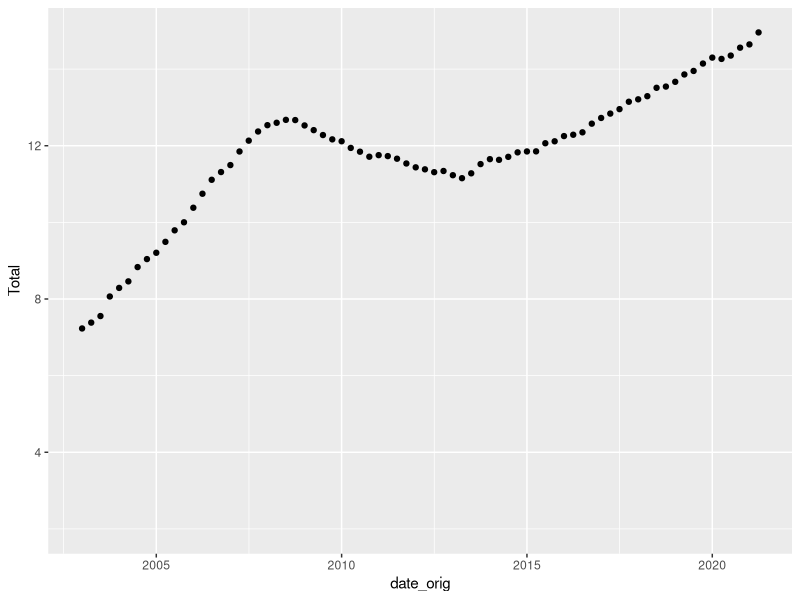
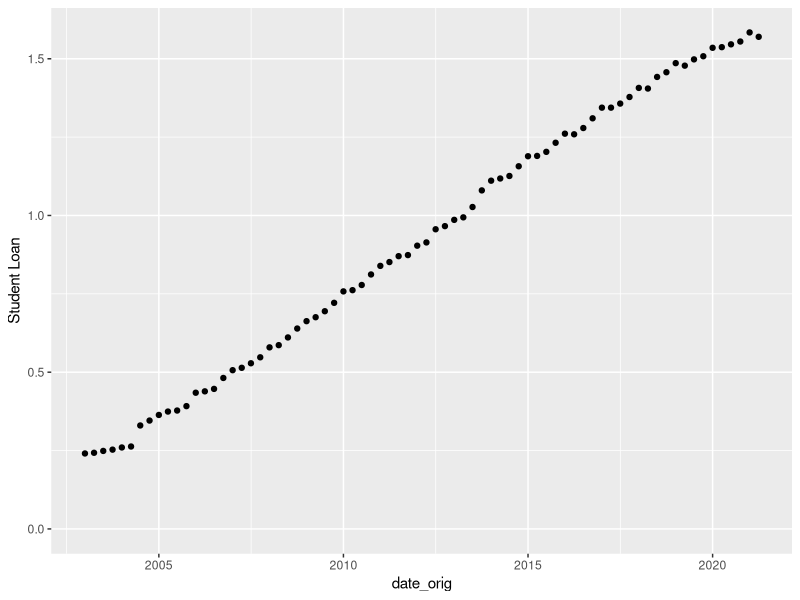
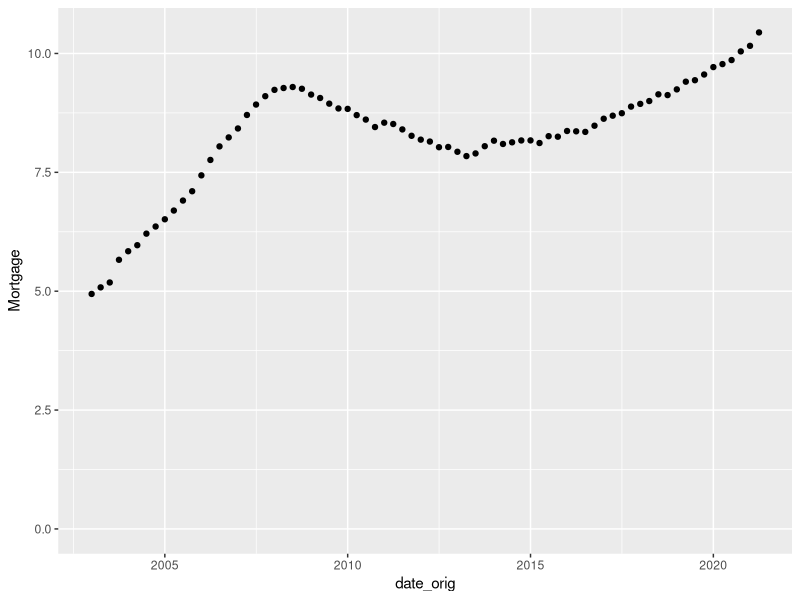
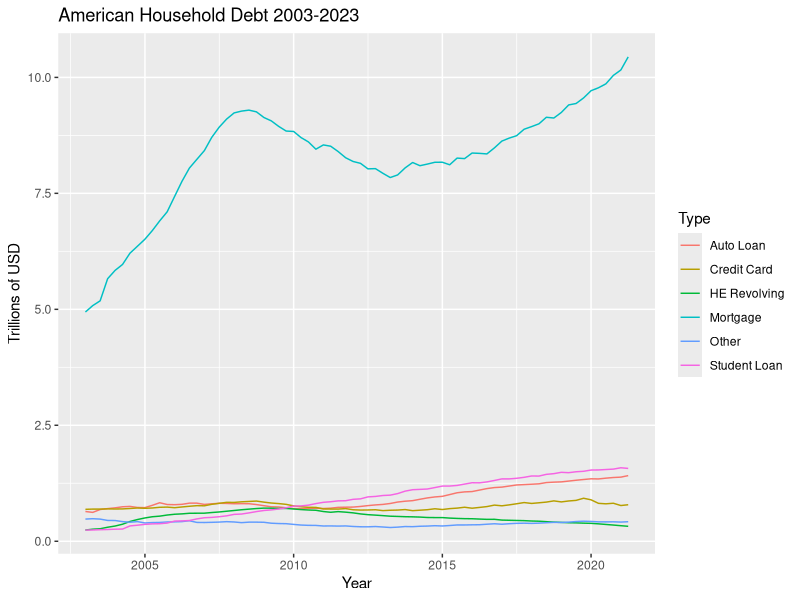
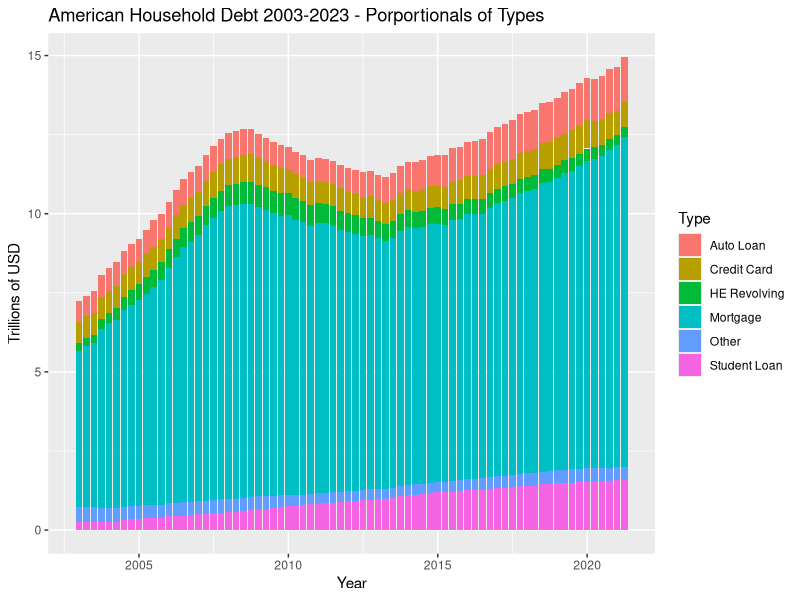

The R source for these figures, in order:
## ---- chunk 1
#| label: setup
#| warning: false
#| message: false

library(tidyverse)
library(ggplot2)
library(readxl)
library(lubridate)

knitr::opts_chunk$set(echo = TRUE, warning=FALSE, message=FALSE)
## ---- chunk 2
debt_orig<-read_excel("_data/debt_in_trillions.xlsx")
## ---- chunk 3
#create a new column, "date", which parses the "Year and Quarter" column into the first date of that quarter. Remove Year and Quarter. 
debt<-debt_orig%>%
  mutate(date_orig = parse_date_time(`Year and Quarter`, orders="yq"))%>%
  select(-`Year and Quarter`)
debt


## ---- chunk 4
#Scatterplot of total debt across time 
debt%>%
  ggplot(aes(date_orig, Total)) + geom_point() + scale_y_continuous(limits=c(2, max(debt$Total)))
## ---- chunk 5
#Scatterplot of student loan debt over time 
debt%>%
  ggplot(aes(date_orig, `Student Loan`)) + geom_point() + scale_y_continuous(limits=c(0, max(debt$`Student Loan`)))
## ---- chunk 6
#Scatterplot of mortgage debt over time 
debt%>%
  ggplot(aes(date_orig, `Mortgage`)) + geom_point() + scale_y_continuous(limits=c(0, max(debt$Mortgage)))
## ---- chunk 7
#Tidy data 
debt_long<-debt%>%
  pivot_longer(cols = "Mortgage":"Other", names_to = "Type", values_to= "Amount")%>%
  select(-Total)
debt_long
## ---- chunk 8
#Plot 
ggplot(debt_long, aes(date_orig, Amount, colour = Type)) + geom_line() + labs(title = "American Household Debt 2003-2023", y = "Trillions of USD", x = "Year")

## ---- chunk 9
debt_long%>%
  ggplot(aes(x=date_orig, y=Amount, fill=Type)) + geom_bar(position="stack", stat="identity") + labs(title = "American Household Debt 2003-2023 - Porportionals of Types", y = "Trillions of USD", x = "Year")
